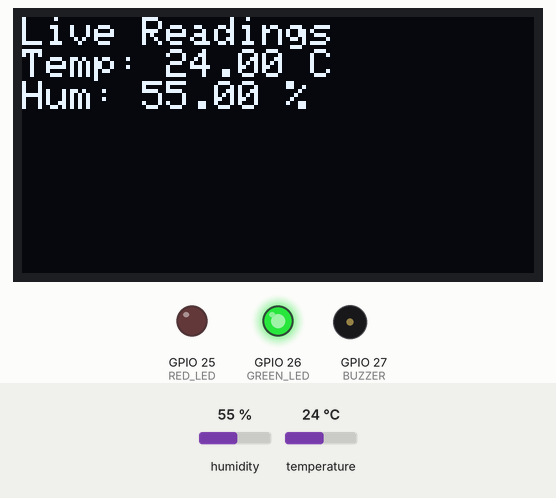
The sketch below on a simulated ESP32. Shown: 128×64 one-colour display, output pins drawn as LEDs (lit = HIGH), buzzer (waves = sounding). Inputs (shaded band) come from the test bench; at power-on: humidity 55 %, temperature 24 °C. What the sketch prints to the serial monitor is not drawn.

Above: at 2.8 s.
2.9 s: humidity set to 79 %
At 4.6 s:
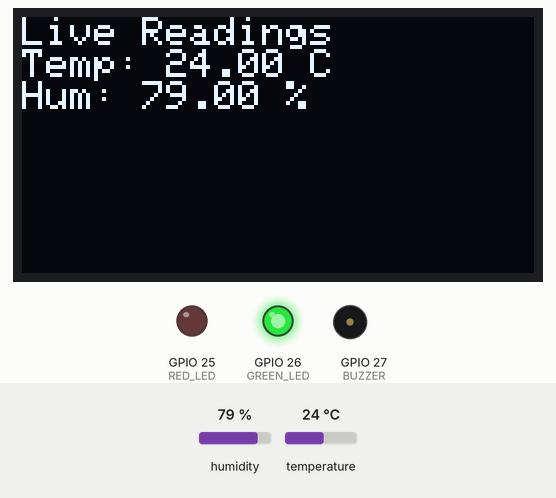
7.6 s: humidity set to 82 %
At 9.9 s:
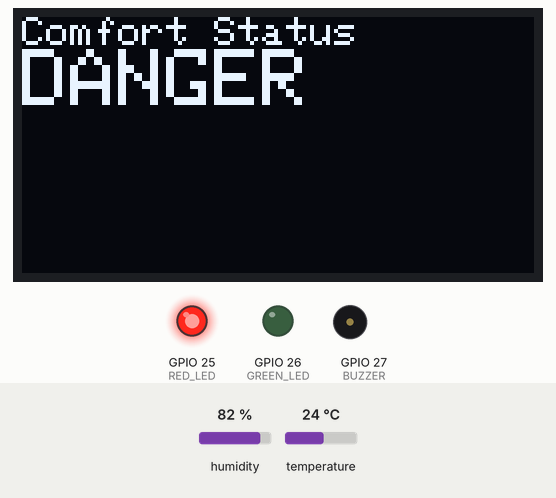
13.6 s: humidity set to 22 %
At 15.1 s:
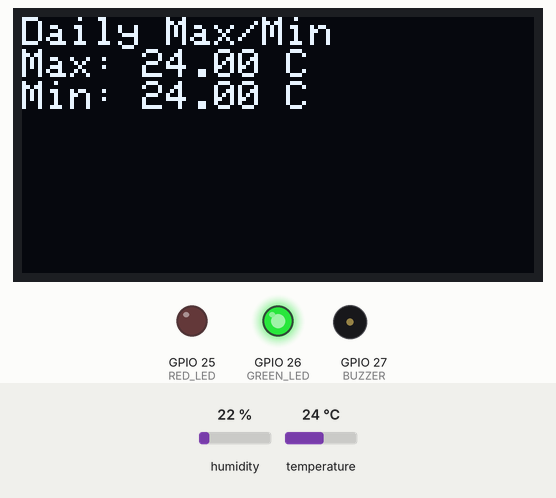
19.6 s: temperature set to 20.8 °C
At 21.3 s:
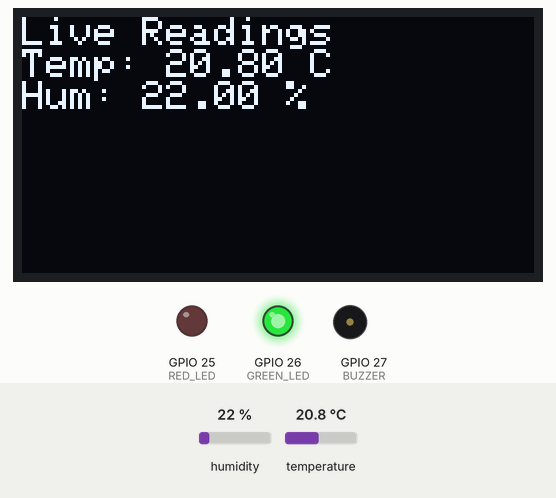
25.6 s: temperature set to 19.3 °C
At 27.4 s:
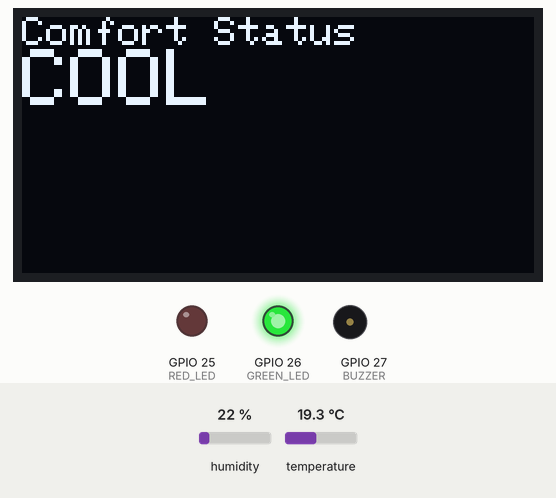
31.6 s: temperature set to 37.7 °C
At 33.5 s:
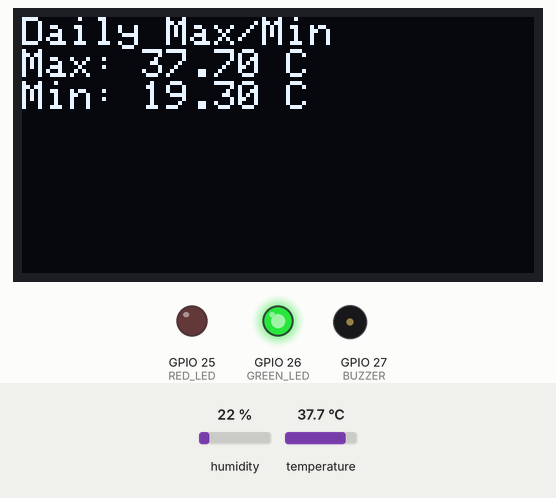
37.6 s: temperature set to 38.7 °C
Timing chart, 0 to 44.2 s (numbered marks = the images above; inputs shaded):
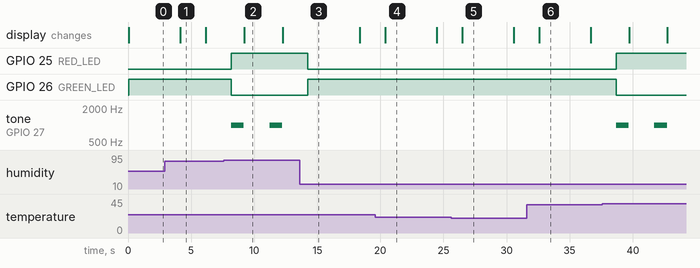

Measured:
- the behaviour switches between 80 and 81 % on humidity (found by bisection; images 1 and 2)
- the behaviour switches between 20 and 19.9 °C on temperature (found by bisection; images 4 and 5)
- after the input at 2.9 s, the display: changes after 1.2 s (image 1)
- after the input at 7.6 s, GPIO 25 (RED_LED): LOW → HIGH after 0.58 s; GPIO 26 (GREEN_LED): HIGH → LOW after 0.58 s; tone on GPIO 27 (BUZZER): alternates 1000 Hz for 1.0 s and silent for 2.0 s, starting after 0.58 s; the display: changes after 1.6 s (image 2)
- after the input at 13.6 s, GPIO 25 (RED_LED): HIGH → LOW after 0.66 s; GPIO 26 (GREEN_LED): LOW → HIGH after 0.66 s; tone on GPIO 27 (BUZZER): stops changing and stays silent
- after the input at 19.6 s, the display: changes after 0.79 s (image 4)
- after the input at 25.6 s, the display: changes after 0.90 s (image 5)
- after the input at 31.6 s, the display: changes after 1.0 s (image 6)
- after the input at 37.6 s, GPIO 25 (RED_LED): LOW → HIGH after 1.1 s; GPIO 26 (GREEN_LED): HIGH → LOW after 1.1 s; tone on GPIO 27 (BUZZER): alternates 1000 Hz for 1.0 s and silent for 2.0 s, starting after 1.1 s

The sketch:

p1-climate-monitor.ino
```cpp
#include <DHTesp.h>
#include <SPI.h>
#include <Adafruit_GFX.h>
#include <Adafruit_SSD1306.h>

// OLED SPI pins
#define OLED_MOSI   23
#define OLED_CLK    18
#define OLED_DC     16
#define OLED_CS     5
#define OLED_RESET  17

#define SCREEN_WIDTH 128
#define SCREEN_HEIGHT 64

#define RED_LED    25
#define GREEN_LED  26
#define BUZZER     27

Adafruit_SSD1306 display(SCREEN_WIDTH, SCREEN_HEIGHT,
  OLED_MOSI, OLED_CLK, OLED_DC, OLED_RESET, OLED_CS);

DHTesp dht;

float maxTemp = -1000;
float minTemp = 1000;

unsigned long lastCSVLog = 0;
unsigned long lastScreenSwitch = 0;
int screenPage = 0; // 0 = readings, 1 = comfort, 2 = max/min

void setup() {
  Serial.begin(115200);
  dht.setup(4, DHTesp::DHT22);

  pinMode(RED_LED, OUTPUT);
  pinMode(GREEN_LED, OUTPUT);
  pinMode(BUZZER, OUTPUT);

  if (!display.begin(SSD1306_SWITCHCAPVCC)) {
    Serial.println("OLED init failed");
    while (true);
  }
  display.clearDisplay();
  display.setTextColor(SSD1306_WHITE);
  display.setTextSize(1);
}

String getComfortLabel(float t, float h) {
  if (t > 38 || h > 80) return "DANGER";
  if (t > 32) return "HOT";
  if (t < 20) return "COOL";
  return "COMFORT";
}

void loop() {
  TempAndHumidity data = dht.getTempAndHumidity();
  float t = data.temperature;
  float h = data.humidity;

  // update max/min
  if (t > maxTemp) maxTemp = t;
  if (t < minTemp) minTemp = t;

  String comfort = getComfortLabel(t, h);

  // threshold logic — LED + passive buzzer
  if (t > 38 || h > 80) {
    digitalWrite(RED_LED, HIGH);
    digitalWrite(GREEN_LED, LOW);
    tone(BUZZER, 1000);   // audible alert tone
    delay(1000);
    noTone(BUZZER);
  } else {
    digitalWrite(RED_LED, LOW);
    digitalWrite(GREEN_LED, HIGH);
    noTone(BUZZER);
  }

  // cycle OLED screens every 5 seconds
  if (millis() - lastScreenSwitch > 5000) {
    screenPage = (screenPage + 1) % 3;
    lastScreenSwitch = millis();
  }

  display.clearDisplay();
  display.setCursor(0, 0);

  if (screenPage == 0) {
    display.println("Live Readings");
    display.print("Temp: "); display.print(t); display.println(" C");
    display.print("Hum: ");  display.print(h); display.println(" %");
  } else if (screenPage == 1) {
    display.println("Comfort Status");
    display.setTextSize(2);
    display.println(comfort);
    display.setTextSize(1);
  } else {
    display.println("Daily Max/Min");
    display.print("Max: "); display.print(maxTemp); display.println(" C");
    display.print("Min: "); display.print(minTemp); display.println(" C");
  }

  display.display();

  // CSV log every 5 seconds
  if (millis() - lastCSVLog > 5000) {
    Serial.print(millis()); Serial.print(",");
    Serial.print(t); Serial.print(",");
    Serial.print(h); Serial.print(",");
    Serial.println(comfort);
    lastCSVLog = millis();
  }

  delay(2000);
}
```
